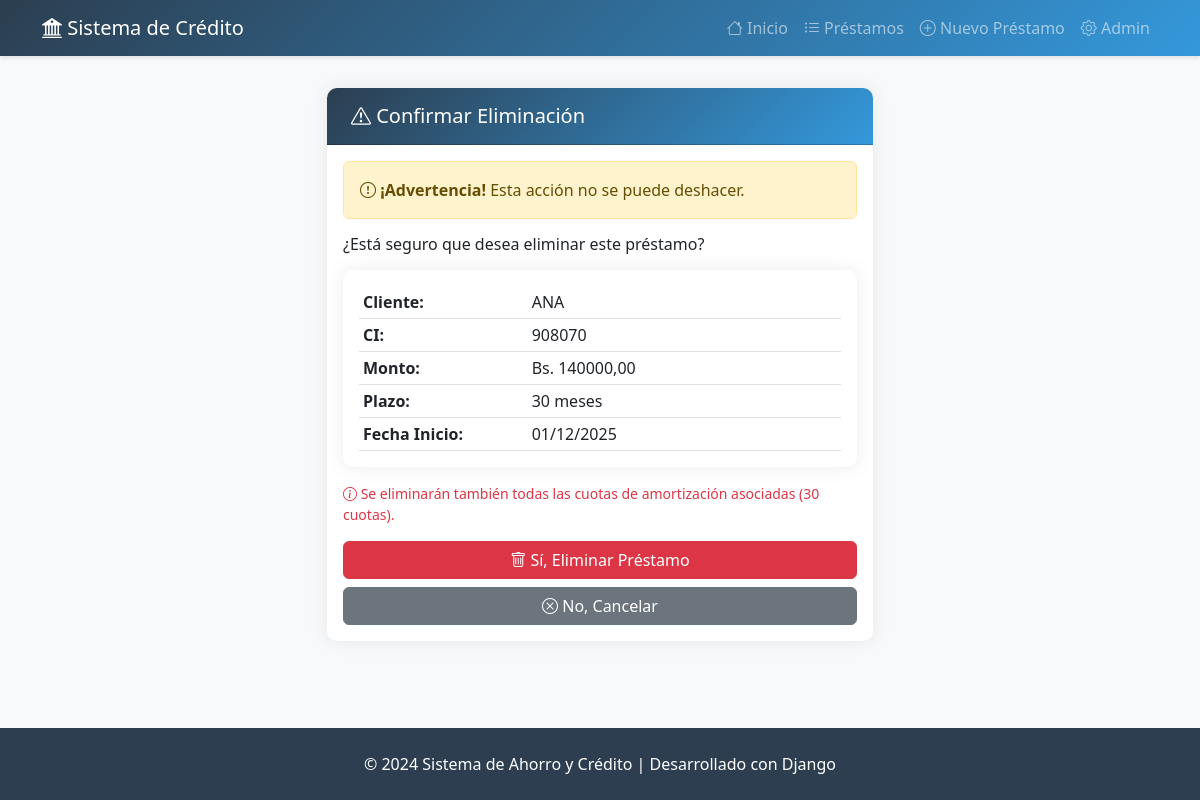
/prestamos/2/eliminar/, run on the app's committed database.
### creditos/models.py (models this page shows, shortened)
class Prestamo(models.Model):
    nombre = models.CharField(max_length=200, verbose_name="Nombre del Cliente")
    ci = models.CharField(max_length=20, unique=True, verbose_name="Cédula de Identidad")
    monto = models.DecimalField(
        max_digits=12,
        decimal_places=2,
        validators=[MinValueValidator(Decimal('100.00'))],
        verbose_name="Monto del Préstamo"
    )
    tasa_interes_anual = models.DecimalField(
        max_digits=5,
        decimal_places=2,
        validators=[
            MinValueValidator(Decimal('0.01')),
            MaxValueValidator(Decimal('100.00'))
        ],
        verbose_name="Tasa de Interés Anual (%)"
    )
    fecha_inicio = models.DateField(verbose_name="Fecha de Inicio")
    plazo = models.PositiveIntegerField(
        validators=[MinValueValidator(1), MaxValueValidator(360)],
        verbose_name="Plazo en Meses"
    )
    fecha_creacion = models.DateTimeField(auto_now_add=True)
    fecha_actualizacion = models.DateTimeField(auto_now=True)
    class Meta:
        verbose_name = "Préstamo"
        verbose_name_plural = "Préstamos"
        ordering = ['-fecha_creacion']

### creditos/views.py (the view)
# urls.py: path('prestamos/<int:pk>/eliminar/', views.prestamo_eliminar, name='prestamo_eliminar'),
def prestamo_eliminar(request, pk):
    prestamo = get_object_or_404(Prestamo, pk=pk)
    if request.method == 'POST':
        nombre = prestamo.nombre
        prestamo.delete()
        messages.success(request, f'Préstamo de {nombre} eliminado exitosamente.')
        return redirect('prestamo_lista')
    context = {
        'prestamo': prestamo
    }
    return render(request, 'creditos/prestamo_confirmar_eliminar.html', context)

### creditos/templates/creditos/prestamo_confirmar_eliminar.html (shortened to what this page needs)
{% extends 'creditos/base.html' %}
{% block content %}
<div class="row justify-content-center">
    <div class="col-lg-6">
        <div class="card border-danger">
            <div class="card-header bg-danger text-white">
                <h5 class="mb-0">
                    <i class="bi bi-exclamation-triangle"></i> Confirmar Eliminación
                </h5>
            </div>
            <div class="card-body">
                <div class="alert alert-warning">
                    <i class="bi bi-exclamation-circle"></i>
                    <strong>¡Advertencia!</strong> Esta acción no se puede deshacer.
                </div>
                <h6 class="mb-3">¿Está seguro que desea eliminar este préstamo?</h6>
                <div class="card mb-3">
                    <div class="card-body">
                        <table class="table table-sm mb-0">
                            <tr>
                                <th width="35%">Cliente:</th>
                                <td>{{ prestamo.nombre }}</td>
                            </tr>
                            <tr>
                                <th>CI:</th>
                                <td>{{ prestamo.ci }}</td>
                            </tr>
                            <tr>
                                <th>Monto:</th>
                                <td>Bs. {{ prestamo.monto|floatformat:2 }}</td>
                            </tr>
                            <tr>
                                <th>Plazo:</th>
                                <td>{{ prestamo.plazo }} meses</td>
                            </tr>
                            <tr>
                                <th>Fecha Inicio:</th>
                                <td>{{ prestamo.fecha_inicio|date:"d/m/Y" }}</td>
                            </tr>
                        </table>
                    </div>
                </div>
                <p class="text-danger small">
                    <i class="bi bi-info-circle"></i>
                    Se eliminarán también todas las cuotas de amortización asociadas
                    ({{ prestamo.amortizaciones.count }} cuotas).
                </p>
                <form method="POST">
                    <div class="d-grid gap-2">
                        <button type="submit" class="btn btn-danger">
                            <i class="bi bi-trash"></i> Sí, Eliminar Préstamo
                        </button>
                        <a href="{% url 'prestamo_detalle' prestamo.pk %}" class="btn btn-secondary">
                            <i class="bi bi-x-circle"></i> No, Cancelar
                        </a>
                    </div>
                </form>
            </div>
        </div>
    </div>
</div>
{% endblock %}

### creditos/templates/creditos/base.html (style rules this page uses)
:root { --primary-color: #2c3e50; --secondary-color: #3498db; }
body { min-height: 100vh; display: flex; flex-direction: column; }
.card { border: none; box-shadow: 0 0 20px rgba(0,0,0,0.08); border-radius: 10px; margin-bottom: 2rem; }
.card-header { background: linear-gradient(135deg, var(--primary-color), var(--secondary-color)); color: white; border-radius: 10px 10px 0 0 !important; padding: 1rem 1.5rem; }

### data on the page
Prestamo: nombre "ANA", ci "908070", monto "140000,00", plazo "30", fecha_inicio "01/12/2025", amortizaciones.count "30"
